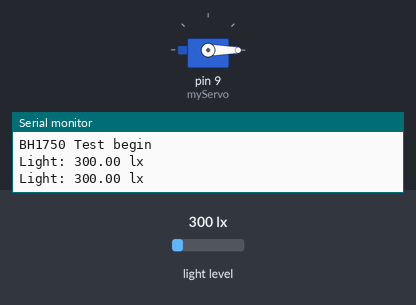
A sketch run on a simulated Arduino Uno, built with avr-gcc and run on an emulated ATmega328P. Parts: servo, the last lines printed to the serial monitor. Inputs (shaded band) come from the test bench; at power-on: light level 300 lx.

Above: at 1.8 s.
1.9 s: light level set to 477 lx
3.4 s: light level set to 527 lx
At 5.2 s:
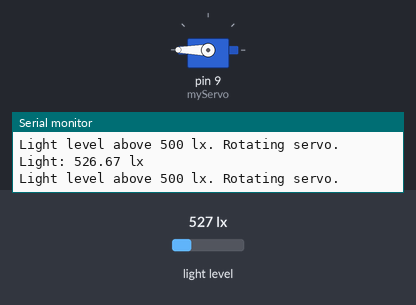
5.5 s: light level set to 40 lx
At 6.8 s:
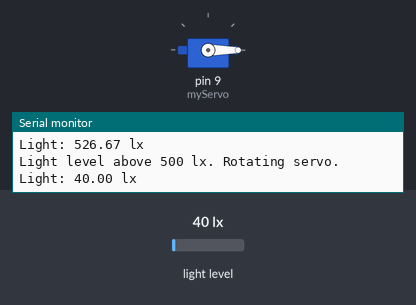
7.5 s: light level set to 1000 lx
At 8.5 s:
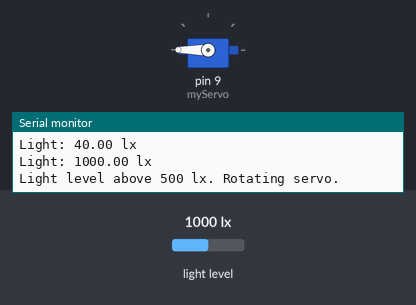
Timing chart, 0 to 10.5 s (numbered marks = the images above; inputs shaded):
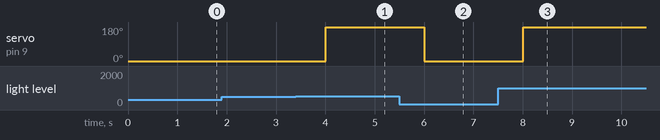

The sketch:

sketch_nov9a.ino
```cpp
#include <BH1750.h>
#include <Wire.h>
#include <Servo.h>

BH1750 lightMeter;
Servo myServo;  // Create a Servo object

void setup() {
  Serial.begin(9600);

  // Initialize the I2C bus
  Wire.begin();

  lightMeter.begin();

  // Attach the servo to a pin (e.g., D5 for ESP8266 or pin 9 for Arduino)
  myServo.attach(9);  // Adjust pin as needed

  Serial.println(F("BH1750 Test begin"));
}

void loop() {
  float lux = lightMeter.readLightLevel();
  Serial.print("Light: ");
  Serial.print(lux);
  Serial.println(" lx");

  // Check if the light level is above 500 lx
  if (lux > 500) {
    Serial.println("Light level above 500 lx. Rotating servo.");
    myServo.write(180);  // Rotate the servo to 180 degrees
  } else {
    myServo.write(0);  // Rotate the servo to 0 degrees (initial position)
  }

  delay(1000);
}
```

Measured:
- the behaviour switches between 500 and 501 lx on light level (found by bisection; images 0 and 1)
- after the input at 3.4 s, servo on pin 9 (myServo): 0° → 180° after 0.61 s
- after the input at 5.5 s, servo on pin 9 (myServo): 180° → 0° after 0.51 s
- after the input at 7.5 s, servo on pin 9 (myServo): 0° → 180° after 0.51 s
